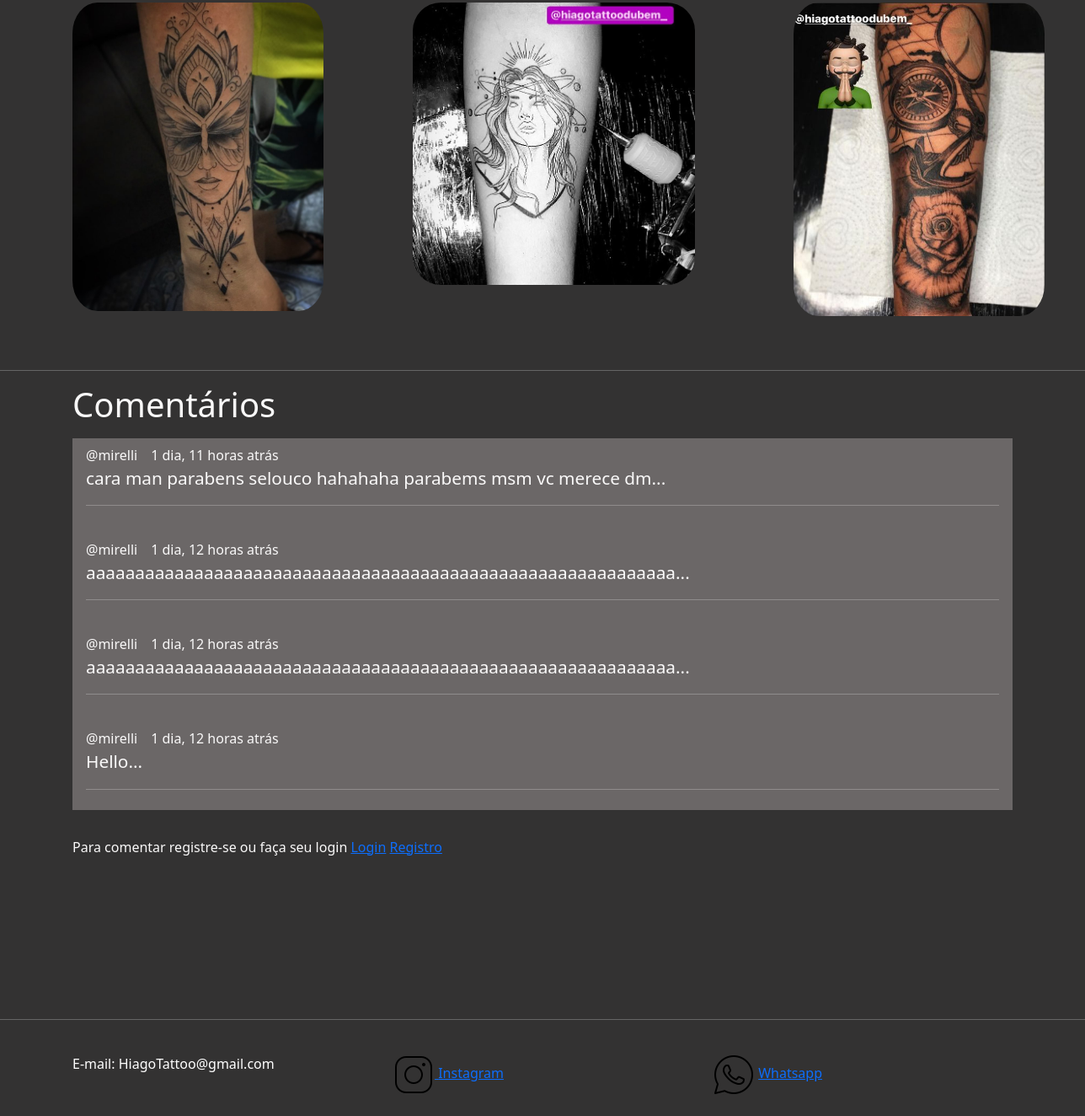
Before: / (lower part) with the older database file.
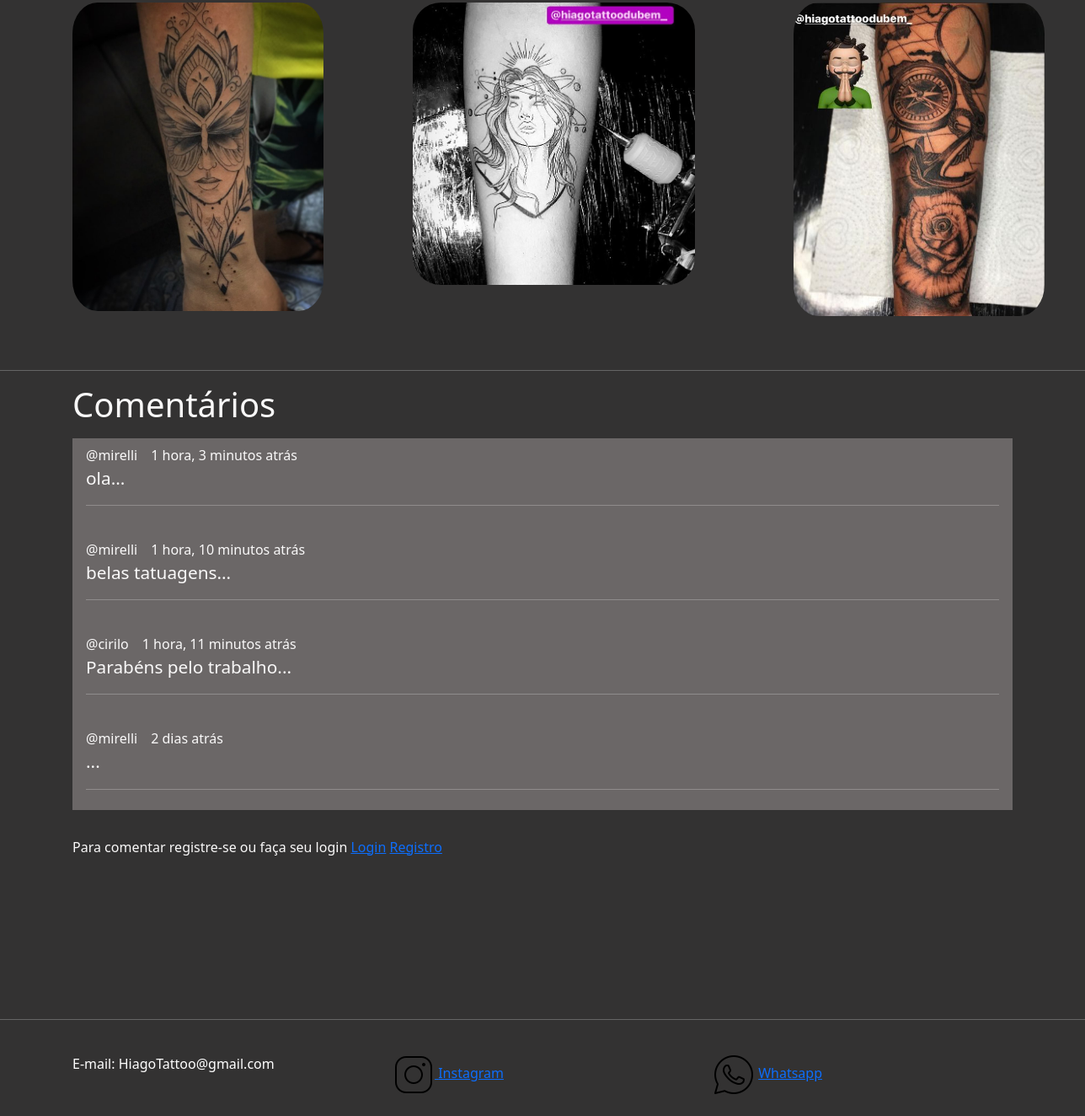
After: the same page with the newer database file.
### site_hiago/models.py (models this page shows, shortened)
class Comment(models.Model):
    user = models.ForeignKey(User, on_delete=models.CASCADE)
    body = models.TextField()
    updated = models.DateTimeField(auto_now=True)
    created = models.DateTimeField(auto_now_add=True)
    class Meta:
        ordering = ['-updated', '-created']

### site_hiago/views.py (the view)
# urls.py: path('', views.home, name='home'),
def home(request):
    comments = Comment.objects.all()[:4]
    context = {'comments': comments}
    return render(request, 'home.html', context)

### site_hiago/templates/home.html (shortened to what this page needs)
{% extends 'main/main.html' %}
{% load static %}
{% block 'head' %}
 <link rel="stylesheet" href="{% static 'css/home.css' %}">
 <link rel="stylesheet" href="{% static 'css/comments.css' %}">
{% endblock %}
{% block 'body' %}
{% include 'main/nav_bar.html' %}
<div class="container">
    <div class="portifolio">
        <div >
            <a href="https://www.instagram.com/p/Cl_o9qZOGcE/"><img width="80%" src="{% static '/images/borboleta_olhos.jpg' %}" alt="Tatuagem de mulher com borboleta nos olhos" class="img"></a>
        </div>
        <div>
            <a href="https://www.instagram.com/p/Cjq0RUmu_Qi/"><img style="margin-left: 2rem;" width="90%" src="{% static '/images/mulher.jpg' %}" alt="Tatuagem de mulher com planetas em volta" class="img"></a>
        </div>
        <div>
            <a href="https://www.instagram.com/p/CD2Ysn9AJOT/"><img style="margin-left: 7rem;" width="80%" src="{% static '/images/bussula.jpg' %}" alt="Tatuagem de bussula e flor" class="img"></a>
        </div>
    </div>
</div>
<hr>
<div class="container">
    <h1>Comentários</h1>
    <div class="room__conversation">
        <div class="threads scroll">
            {% for comment in comments %}
            <div class="thread">
                <div class="thread__top">
                    <div class="thread__author">
                        <span>@{{comment.user.username}}</span>
                        <span class="thread__date">{{comment.created|timesince}} atrás</span>
                    </div>
                </div>
                <div class="thread__details">
                    {{comment.body | slice:"0:60"}}...
                    <hr>
                </div>
            </div>
            {% endfor %}
        </div>
    </div>
    {% if request.user.is_authenticated %}
        <div style="width: 85%; top:304%; margin-top: 7rem;" class="room__comments">
            <form action="{% url 'newComment' %}" method="POST">
                {% csrf_token %}
                <input name="body" placeholder="Escreva seu comentário aqui..." />
            </form>
        </div>
        {% else %}
        <p style="margin-top: 2rem;">Para comentar registre-se ou faça seu login <a href="{% url 'login' %}"> Login</a> <a href="{% url 'registro' %}">Registro</a></p>
        {% endif %}
</div>
<hr style="margin-top: 12rem;">
<footer class="container">
    <br>
    <div class="row">
        <div style="color: white;" class="col-md centralizar">
          E-mail: HiagoTattoo@gmail.com
        </div>
        <div style="color: white;" class="col-md centralizar">
          <a href="https://www.instagram.com/hiagotattoodubem_/">
            <img src="{% static 'images/Instagram.png' %}" alt="icon do instagram">
            Instagram</a>
        </div>
        <div style="color: white;" class="col-md centralizar">
            <img src="{% static 'images/wpp.png' %}" alt="icon do whatsapp">
            <a href="https://www.linkedin.com/in/mirelli-cirilo-02b768243">Whatsapp</a>
        </div>
    </div>
    <br>
  </footer>
{% endblock %}

### templates/main/main.html (shortened to what this page needs)
{% load static %}
<!doctype html>
<html lang="pt-BR">
  <head>
    <link rel="stylesheet" href="{% static 'css/main.css' %}">
    <link href="https://cdn.jsdelivr.net/npm/bootstrap@5.3.0-alpha1/dist/css/bootstrap.min.css" rel="stylesheet">
    {% block 'head' %}{% endblock %}
  </head>
  <body>
    {% block 'body' %}
    {% endblock %}
  </body>
</html>

### templates/main/nav_bar.html (shortened to what this page needs)
{% extends 'main/main.html' %}
{% load static %}
{% block 'head' %}
    {% block 'importacoes' %}
    <link href="{% static 'css/main.css' %}" rel="stylesheet">
    {% endblock %}
{% endblock %}

### templates/static/css/main.css (style rules this page uses)
body { color: rgb(250, 249, 249) !important; background-color: #333232; }

### templates/static/css/home.css (style rules this page uses)
.portifolio { display: grid; grid-template-columns: 1fr 1fr 1fr; }
.img { border-radius: 10%; margin-bottom: 3rem; margin-top: 2rem; }

### templates/static/css/comments.css (style rules this page uses)
.room__conversation { margin-top: 1rem; background-color: #6b6767; }
.thread { border-left: 2px solid var(--color-dark); padding-left: 1rem; margin: 0.5rem; padding: 0.5rem; }
.thread__top { display: flex; align-items: center; justify-content: space-between; }
.thread__author { display: flex; align-items: center; gap: 1rem; font-size: 1rem; }
.thread__details { font-size: 1.3rem; }

Changed rows visible on the page:
removed Comment: user.username "mirelli", created "1 dia, 11 horas", body "cara man parabens selouco hahahaha parabems msm vc merece dm"
removed Comment: user.username "mirelli", created "1 dia, 12 horas", body "aaaaaaaaaaaaaaaaaaaaaaaaaaaaaaaaaaaaaaaaaaaaaaaaaaaaaaaaaaaa"
removed Comment: user.username "mirelli", created "1 dia, 12 horas", body "aaaaaaaaaaaaaaaaaaaaaaaaaaaaaaaaaaaaaaaaaaaaaaaaaaaaaaaaaaaa"
removed Comment: user.username "mirelli", created "1 dia, 12 horas", body "Hello"
added Comment: user.username "mirelli", created "1 hora, 3 minutos", body "ola"
added Comment: user.username "mirelli", created "1 hora, 10 minutos", body "belas tatuagens"
added Comment: user.username "cirilo", created "1 hora, 11 minutos", body "Parabéns pelo trabalho"
now on this page (row unchanged): Comment: user.username "mirelli", created "2 dias"
